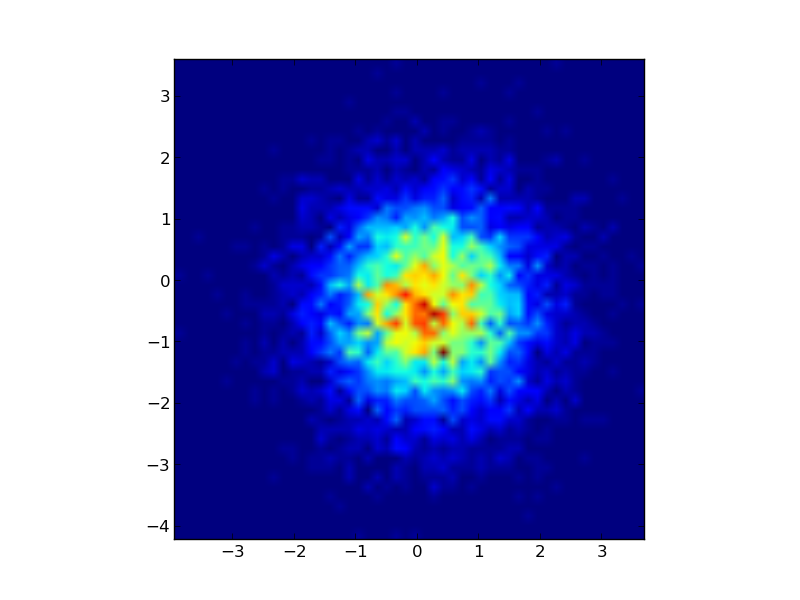

This figure's Python source:
import numpy as np
import numpy.random
import matplotlib.pyplot as plt

# Generate some test data
x = np.random.randn(8873)
y = np.random.randn(8873)

heatmap, xedges, yedges = np.histogram2d(x, y, bins=50)
extent = [xedges[0], xedges[-1], yedges[0], yedges[-1]]

plt.clf()
plt.imshow(heatmap, extent=extent)
#plt.show()
plt.savefig('heatmap.png')
